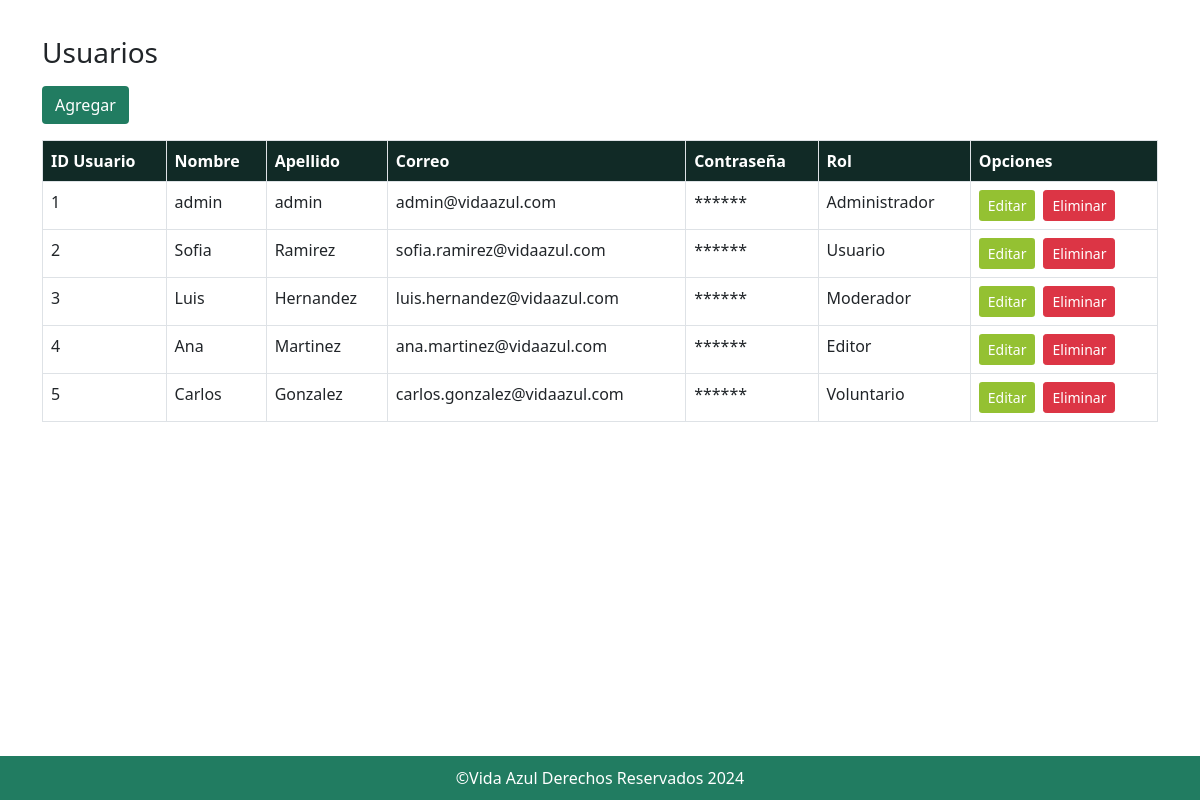
/usuario/listado.php, run on the app's committed database.
### tables this page shows
CREATE TABLE `usuario` (
  `id_usuario` int(11) NOT NULL,
  `id_rol` int(11) DEFAULT NULL,
  `nombre_usuario` varchar(100) NOT NULL,
  `apellido_usuario` varchar(100) NOT NULL,
  `correo` varchar(150) NOT NULL,
  `contrasenia` varchar(100) NOT NULL
);

CREATE TABLE `rol` (
  `id_rol` int(11) NOT NULL,
  `nombre_rol` varchar(100) NOT NULL
);

### usuario/listado.php (the view, shortened to what this page needs)
<!DOCTYPE html>
<html lang="en">
<head>
    <link href="https://cdn.jsdelivr.net/npm/bootstrap@5.0.2/dist/css/bootstrap.min.css" rel="stylesheet"
>
    <link href="https://cdn.jsdelivr.net/npm/bootstrap-icons/font/bootstrap-icons.css" rel="stylesheet">
    <link href="../styles.css" rel="stylesheet">
</head>
<body>
    <main class="flex-shrink-0">
        <div class="container">
            <h3 class="my-3" id="titulo">Usuarios</h3>
            <a href="nuevo.php" class="btn" style="background-color: #217C61; color: white;">Agregar</a>
            <table class="table table-hover table-bordered my-3" aria-describedby="titulo">
                <thead style="background-color: #112A26; color: white;">
                    <tr>
                        <th scope="col">ID Usuario</th>
                        <th scope="col">Nombre</th>
                        <th scope="col">Apellido</th>
                        <th scope="col">Correo</th>
                        <th scope="col">Contraseña</th>
                        <th scope="col">Rol</th>
                        <th scope="col">Opciones</th>
                    </tr>
                </thead>
                <tbody>
                    <?php
                    $host = 'localhost';
                    $usuario = 'vida_azul';
                    $contrasena = 'vidaazul';
                    $base_datos = 'vida_azul';
                    $conexion = new mysqli($host, $usuario, $contrasena, $base_datos);
                    $sql = "SELECT u.id_usuario, u.nombre_usuario, u.apellido_usuario, u.correo, u.contrasenia, r.nombre_rol
                            FROM usuario u
                            LEFT JOIN rol r ON u.id_rol = r.id_rol";
                    $resultado = $conexion->query($sql);
                    if ($resultado->num_rows > 0) {
                        while ($usuario = $resultado->fetch_assoc()) {
                            echo '<tr>';
                            echo '<td>' . htmlspecialchars($usuario['id_usuario']) . '</td>';
                            echo '<td>' . htmlspecialchars($usuario['nombre_usuario']) . '</td>';
                            echo '<td>' . htmlspecialchars($usuario['apellido_usuario']) . '</td>';
                            echo '<td>' . htmlspecialchars($usuario['correo']) . '</td>';
                            echo '<td>******</td>';
                            echo '<td>' . htmlspecialchars($usuario['nombre_rol']) . '</td>';
                            echo '<td>';
                            echo '<a href="edita.php?id=' . htmlspecialchars($usuario['id_usuario']) . '" class="btn btn-sm me-2" style="background-color: #94C132; color: white;">Editar</a>';
                            echo '<button type="button" class="btn btn-danger btn-sm" data-bs-toggle="modal" data-bs-target="#eliminaModal" data-bs-id="' . htmlspecialchars($usuario['id_usuario']) . '">Eliminar</button>';
                            echo '</td>';
                            echo '</tr>';
                        }
                    } else {
                        echo '<tr><td colspan="7">No hay usuarios disponibles.</td></tr>';
                    }
                    ?>
                </tbody>
            </table>
        </div>
    </main>
    <br>
    <footer class="footer" style="background-color:#217C61;position: fixed; bottom: 0;width: 100%;"
        class="col text-center text-white mt-auto p-1">
        <div class="container ">
            <div class="col">
                <p style="color: white;">&COPY;Vida Azul Derechos Reservados 2024</p>
            </div>
        </div>
    </footer>
</body>
</html>

### styles.css (style rules this page uses)
* { box-sizing: border-box; }
--------------------------------------Footer------------------------------------- html, body { height: 100%; margin: 0; padding: 0; }
body { display: flex; flex-direction: column; }
footer.footer { background-color: #217C61; color: white; padding: 10px 0; flex-shrink: 0; text-align: center; width: 100%; }
.container { flex: 1 0 auto; }
footer p { margin: 0; }
main { padding: 20px; }
button { background-color: #007BFF; color: white; border: none; padding: 10px 15px; cursor: pointer; border-radius: 3px; }

### data on the page
usuario: id_usuario "1", nombre_usuario "admin", apellido_usuario "admin", correo "admin@vidaazul.com", id_rol.nombre_rol "Administrador"
usuario: id_usuario "2", nombre_usuario "Sofia", apellido_usuario "Ramirez", correo "sofia.ramirez@vidaazul.com", id_rol.nombre_rol "Usuario"
usuario: id_usuario "3", nombre_usuario "Luis", apellido_usuario "Hernandez", correo "luis.hernandez@vidaazul.com", id_rol.nombre_rol "Moderador"
usuario: id_usuario "4", nombre_usuario "Ana", apellido_usuario "Martinez", correo "ana.martinez@vidaazul.com", id_rol.nombre_rol "Editor"
usuario: id_usuario "5", nombre_usuario "Carlos", apellido_usuario "Gonzalez", correo "carlos.gonzalez@vidaazul.com", id_rol.nombre_rol "Voluntario"
